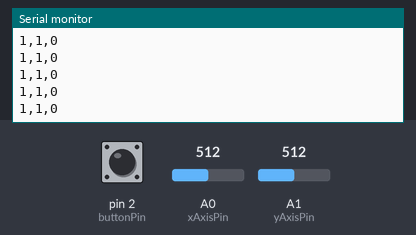
This sketch was run on a simulated Arduino Uno, built with avr-gcc and run on an emulated ATmega328P. Shown: the last lines printed to the serial monitor. The inputs (shaded band) are chosen by the test bench; at power-on: A0 (xAxisPin) = 512, A1 (yAxisPin) = 512, pin 2 (buttonPin) HIGH.

Above: at 1.2 s.
1.3 s: A0 (xAxisPin) set to 716
At 1.31 s:
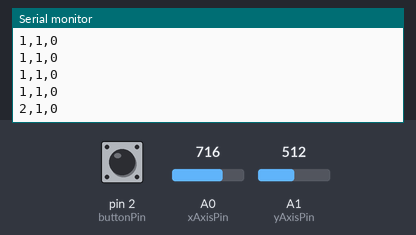
2.8 s: A1 (yAxisPin) set to 716
At 2.82 s:
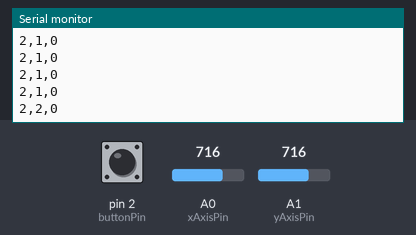
4.3 s: pin 2 (buttonPin) pulled LOW for 0.15 s
At 4.43 s:
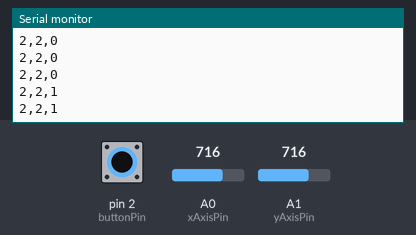
5.9 s: A0 (xAxisPin) set to 511
At 5.93 s:
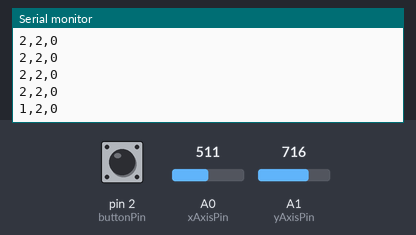
7.4 s: pin 2 (buttonPin) pulled LOW for 1 s
At 7.44 s:
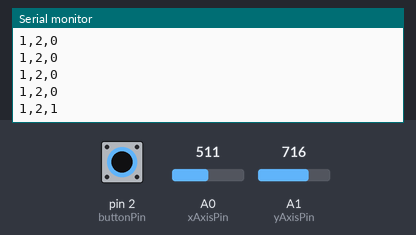
9.9 s: A1 (yAxisPin) set to 306
At 9.95 s:
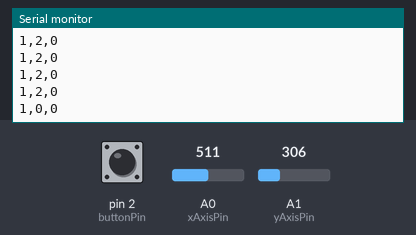
Timing chart, 0 to 12.4 s (numbered marks = the images above; inputs shaded):
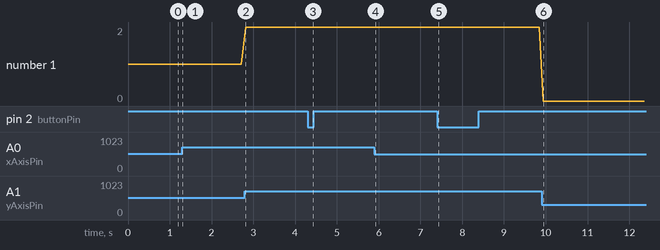

The sketch:

arduino_unity_script_v2.ino
```cpp
const int xAxisPin = A0; //Set A0 as X-axis
const int yAxisPin = A1; //Set A1 as Y-axis
const int buttonPin = 2; //Set digital pin 2 as button
int xCount, yCount;

void setup() {
  pinMode(xAxisPin, INPUT);
  pinMode(yAxisPin, INPUT);
  pinMode(buttonPin, INPUT_PULLUP);

  Serial.begin(9600);
}

void loop() {
  int readX = analogRead(xAxisPin) - 517; // read X axis value 0..1023 - 517 to round it close to 0
  int readY = analogRead(yAxisPin) - 517; // read Y axis value 0..1023 - 512 to round it close to 0
  int readButton = 0;

  readButton |= ((digitalRead(buttonPin) == LOW) ? 1 : 0) << 0;

  if (readX < -10) xCount = 0;  //joystick has off set of +/-8 which causes it to drift this negates that
  else if (readX > 10) xCount = 2;  //turn analogue value into integer 0, 1 or 2 depending on state
  else xCount = 1;

  if (readY < -10) yCount = 0;
  else if (readY > 10) yCount = 2;
  else yCount = 1;

  //Print format xCount,yCount,readButton -> S1,1,0
  Serial.print(xCount);
  Serial.print(",");
  Serial.print(yCount);
  Serial.print(",");
  Serial.println((readButton));

  delay(100);
}
```

Measured:
- after the input at 1.3 s, the serial monitor: prints a new line at once (image 1)
- after the input at 2.8 s, the serial monitor: prints a new line at once (image 2)
- after the input at 4.3 s, the serial monitor: prints a new line at once (image 3)
- after the input at 5.9 s, the serial monitor: prints a new line at once (image 4)
- after the input at 7.4 s, the serial monitor: prints a new line at once (image 5)
- after the input at 9.9 s, the serial monitor: prints a new line after 0.05 s (image 6)
